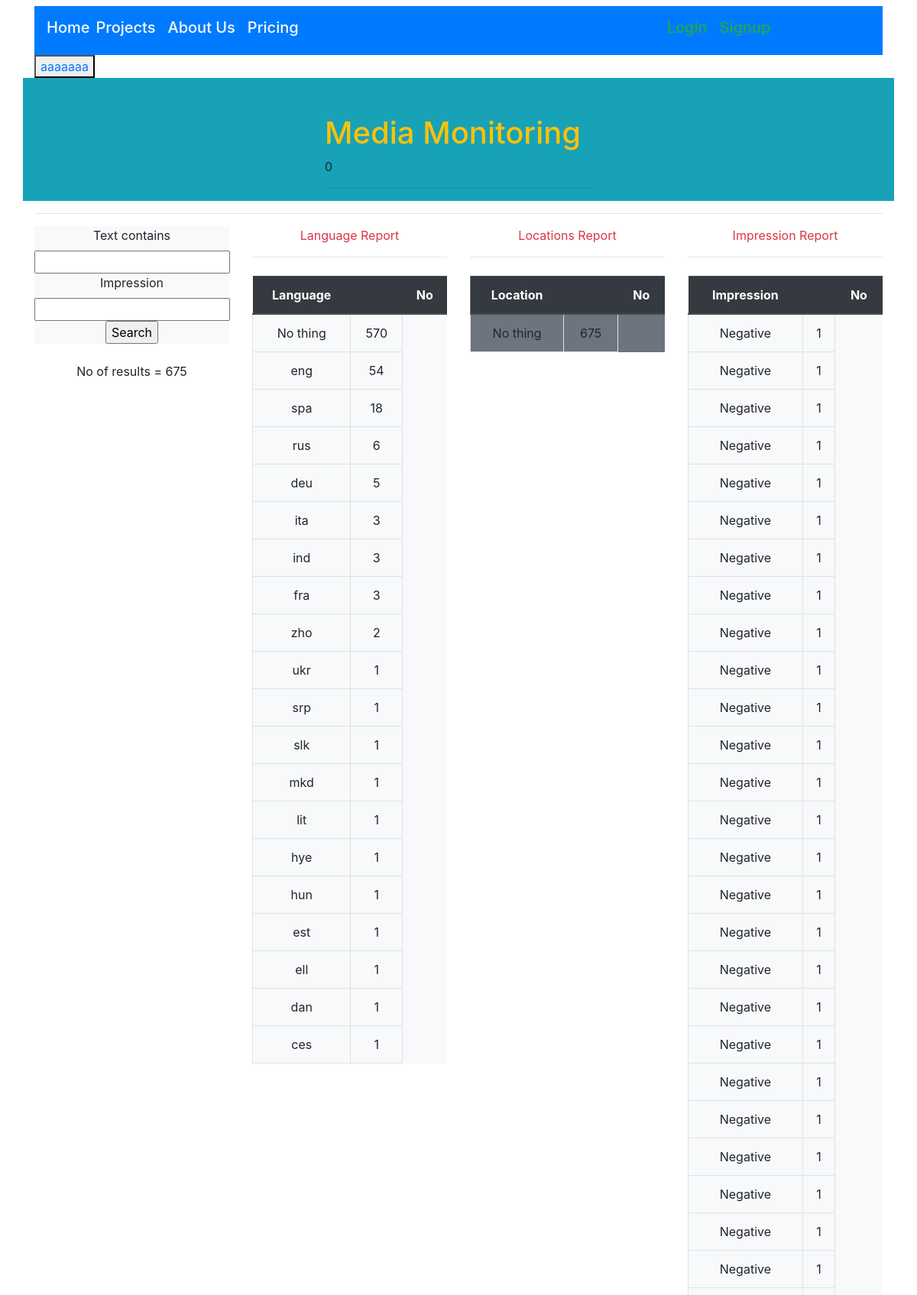
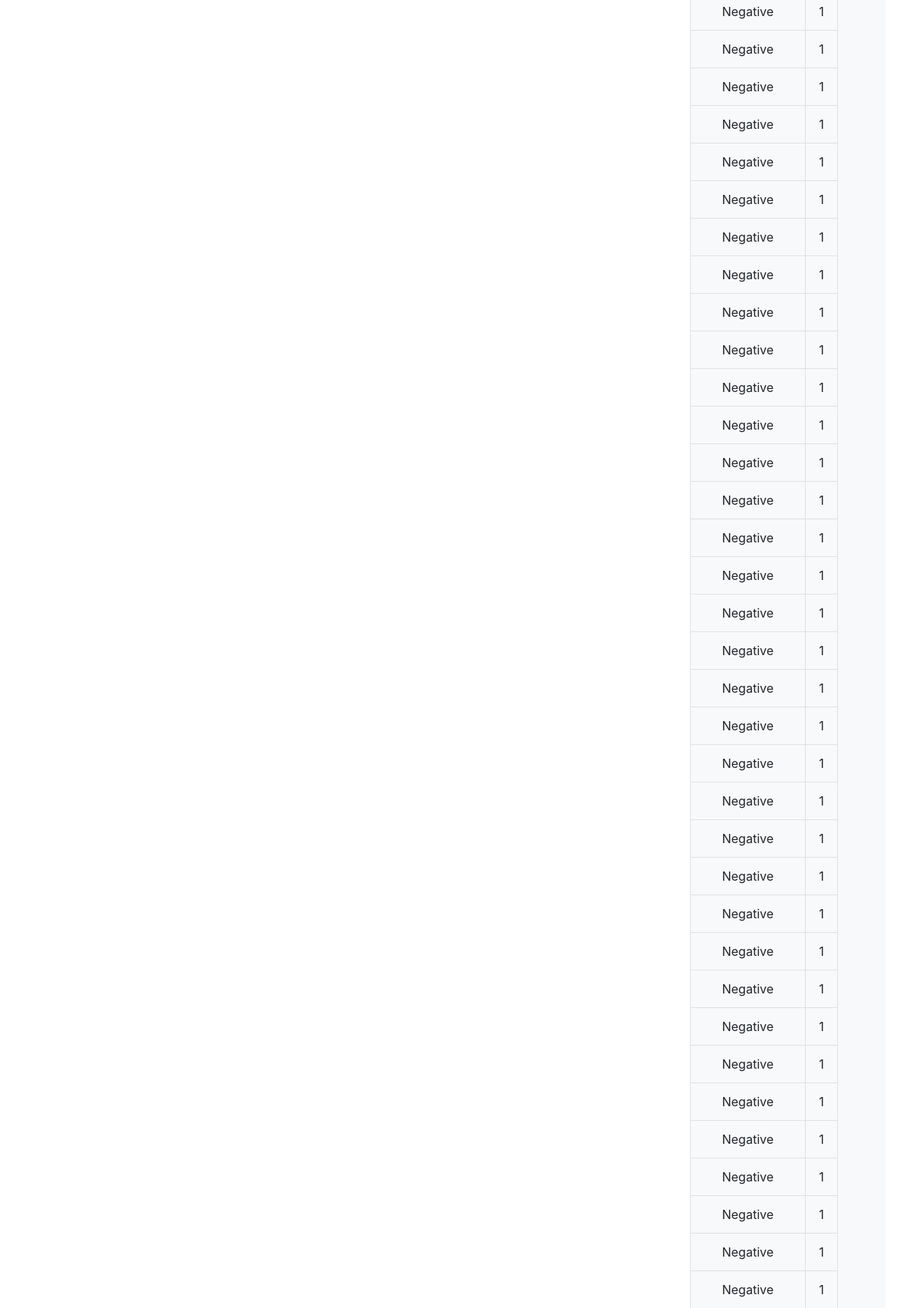
The app's page /fin/anova10/ (upper part) with its own data (2 pictures, top to bottom).
### fin/models.py (models this page shows, shortened)
class textstream(models.Model):
    source = models.CharField("Source",max_length=200)
    mytext = models.TextField("Text",null=True,blank=True)
    impression = models.CharField("Impression",max_length=2000,default="Neutral")
    emotion = models.CharField("Emotion",max_length=200,default="No thing")
    score = models.IntegerField(default=0)
    mylength = models.IntegerField(null=True,blank=True)
    frequency = models.IntegerField(null=True,blank=True)
    lang = models.CharField("Language",max_length=20,default="No thing")
    location = models.CharField("Location",max_length=20,default="No thing")
    note = models.CharField("Note",max_length=20,default="")
    creationdate = models.DateTimeField(auto_now_add=True)
    textdomain = models.CharField("Domain",max_length=200,default="No thing")
    search = models.ForeignKey(search,on_delete=models.CASCADE,related_name='search_texts',verbose_name ='Search',default=defaultsearch)
    keyword1 = models.CharField("keyword1",max_length=200,null=True,blank=True)
    keyword2 = models.CharField("keyword2",max_length=200,null=True,blank=True)
    maxitems = models.IntegerField(default=10)
    creator = models.ForeignKey(User,on_delete=models.CASCADE,related_name='user_textstream',verbose_name ='Creator')
    class Meta:
        ordering = ['-creationdate']

### fin/views.py (the view)
# urls.py: path('anova10/', views.anova, name='anova10'),
def anova(request):
    mysearch = textstream.objects.all()
    alltext = textstream.objects.all()
    pos = sentmentlist.objects.filter(imporession='Positive').values_list('myword')
    posall = sentmentlist.objects.filter(imporession='Positive')
    poslist=posall.values_list('imporession', flat=True)
    negall = sentmentlist.objects.filter(imporession='Negative')
    neglist=negall.values_list('imporession', flat=True)
    text1 = textstream.objects.filter(impression='Neutral').exclude(frequency=5)[0:1000]
    for text in text1:
        text.frequency = 5
        texts = text.mytext.split()
        for word in texts:
            if word.lower() in poslist:
                text.impression = 'Positive'
            elif word.lower() in neglist:
                text.impression = 'Negative'
        text.save()
    fre5 = textstream.objects.filter(impression='Neutral').exclude(frequency=5)
    myfilter = textstreamFilter(request.GET,queryset=mysearch)
    mysearch = myfilter.qs
    paginator = Paginator(mysearch,20)
    page = request.GET.get('page')
    try:
        opps = paginator.page(page)
    except PageNotAnInteger:
        opps = paginator.page(1)
    except EmptyPage:
        opps = paginator.page(paginator.num_pages)
    languager =  mysearch.values('lang').annotate(Total=Count('id')).order_by('-Total')[0:20]
    languageall = alltext.values('lang').annotate(Total=Count('id')).order_by('-Total')[0:20]
    locationr = mysearch.values('location').annotate(Total=Count('id')).order_by('-Total')[0:20]
    locationall = alltext.values('location').annotate(Total=Count('id')).order_by('-Total')[0:20]
    impr = mysearch.values('impression').annotate(Total=Count('id'))
    impall = alltext.values('impression').annotate(Total=Count('id'))
    emotionnull = textstream.objects.filter(emotion='No thing').exclude(impression='No thing')[0:50]
    for em in emotionnull:
        em.emotion = em.impression
        em.save()
    emall = alltext.values('emotion').annotate(Total=Count('id'))
    emotionnull = textstream.objects.filter(emotion='No thing').exclude(impression='No thing')
    context = {'fre5':fre5,'poslist':poslist,'posall':posall,'negall':negall,'pos':pos,'emotionnull':emotionnull,'emall':emall,'impr':impr,'impall':impall,'locationr':locationr,'locationall':locationall,'languageall':languageall,'mysearch':mysearch,'opps':opps,'myfilter':myfilter,'languager':languager}
    return render(request, 'fin/textstream.html',context)

### fin/templates/fin/textstream.html (shortened to what this page needs)
{% extends 'fin/base.html' %}
{% load crispy_forms_tags %}
{% block content %}
<div class="container ">
  <button> <a href="{% url 'admin:index'%} "> aaaaaaa </a>  </button>
<div class="row bg-info">
  <div class="col-4">
  </div>
  <div class="col-4">
    <h1 class="mt-5 text-warning">Media Monitoring</h1>
    {{fre5.count}}
    <hr>
  </div>
  <div class="col-4">
  </div>
  </div>
  <hr>
  <div class="row">
  <div class="col-3 ">
      <div class="bg-light">
          <form class="text-center"  method="GET">
            {{myfilter.form|crispy}}
            <input type="submit" name="" value="Search">
          </form>
      </div>
          <br>
      <p class="text-center">No of results = {{mysearch.count}}</p>
  </div>
  <div class="col-3 ">
      <p class="text-center text-danger">Language Report</p>
      <hr>
      <table class="table mt-4 bg-light">
          <thead class="thead-dark">
        <tr>
          <th class="text-center">Language<th>
          <th class="text-center">No</th>
        </tr>
        {% for xx in languager %}
        <tr>
        <td class="border text-center">{{xx.lang}}</td>
        <td class="border text-center">{{xx.Total}}</td>
        </tr>
        {% endfor %}
      </table>
  <br>
  </div>
  <div class="col-3 ">
<p class="text-center text-danger">Locations Report</p>
<hr>
<table class="table mt-4 bg-secondary">
    <thead class="thead-dark">
  <tr>
    <th class="text-center">Location<th>
    <th class="text-center">No</th>
  </tr>
{% for xx in locationr %}
  <tr>
  <td class="border text-center">{{xx.location}}</td>
  <td class="border text-center">{{xx.Total}}</td>
  </tr>
{% endfor %}
</table>
  </div>
<div class="col-3">
<p class="text-center text-danger">Impression Report</p>
<hr>
<table class="table mt-4 bg-light">
    <thead class="thead-dark">
  <tr>
    <th class="text-center">Impression<th>
    <th class="text-center">No</th>
  </tr>
{% for gg in impr %}
  <tr>
  <td class="border text-center">{{gg.impression}}</td>
  <td class="border text-center">{{gg.Total}}</td>
  </tr>
{% endfor %}
</table>
  </div>
</div>
<br>
<br>
<br>
</div>
  </body>
{% endblock %}

### fin/templates/fin/base.html (shortened to what this page needs)
<!DOCTYPE html>
{% load crispy_forms_tags %}
<html lang="en" dir="ltr">
  <head>
<link rel="stylesheet" href="https://stackpath.bootstrapcdn.com/bootstrap/4.5.0/css/bootstrap.min.css">
</head>
  <body>
  <div class="container mt-2">
    <nav class="navbar navbar-expand-lg navbar-light bg-primary ">
  <a class="navbar-item text-light h5" href="{% url 'home' %} " >Home</a>
  <div class="collapse navbar-collapse" id="navbarSupportedContent">
    <ul class="navbar-nav mr-auto">
      <li class="nav-item active">
        <a class="nav-link text-light h5" href="{% url 'projectlist' %}">Projects <span class="sr-only">(current)</span></a>
      </li>
      <li class="nav-item active">
        <a class="nav-link text-light h5" href="">About Us</a>
      </li>
      <li class="nav-item active">
        <a class="nav-link text-light h5" href="">Pricing<span class="sr-only">(current)</span></a>
      </li>
      <li class="nav-item dropdown">
        <a class="nav-link dropdown-toggle text-primary h5" href="#" id="navbarDropdown" role="button" data-toggle="dropdown" aria-haspopup="true" aria-expanded="false">
        </a>
      </li>
<li class="nav-item dropdown">
  <a class="nav-link dropdown-toggle text-primary h5" href="#" id="navbarDropdown" role="button" data-toggle="dropdown" aria-haspopup="true" aria-expanded="false">
  </a>
</li>
{% if user.username %}
<button  class="btn btn-outline-primary " style="font-weight: bold;text-align:right;">{{user.username}}</a></button>
<a class="nav-link text-primary h5 " style="font-weight: bold;text-align:right;" href="{% url 'logout' %}">Logout<span class="sr-only">(current)</span></a>
{% else %}
<a class="nav-link text-primary h5 p-2" href="{% url 'login' %}">Login<span class="sr-only">(current)</span></a>
<a class="nav-link text-primary h5 p-2" href="{% url 'accounts:signup' %}">Signup<span class="sr-only">(current)</span></a>
{% endif %}
{% if user.username %}
<button  class="btn btn-outline-primary " style="font-weight: bold;text-align:right;">{{user.username}}</a></button>
<a class="nav-link text-primary h5 " style="font-weight: bold;text-align:right;" href="{% url 'logout' %}">Logout<span class="sr-only">(current)</span></a>
{% else %}
<a class="nav-link text-primary h5 p-2" href="{% url 'login' %}">Login<span class="sr-only">(current)</span></a>
<a class="nav-link text-primary h5 p-2" href="{% url 'accounts:signup' %}">Signup<span class="sr-only">(current)</span></a>
{% endif %}
{% if user.username %}
<button  class="btn btn-outline-warning " style="font-weight: bold;text-align:right;">{{user.username}}</a></button>
<a class="nav-link text-dark h5 " style="font-weight: bold;text-align:right;" href="{% url 'logout' %}">Logout<span class="sr-only">(current)</span></a>
{% else %}
<a class="nav-link text-success h5 p-2" href="{% url 'login' %}">Login<span class="sr-only">(current)</span></a>
<a class="nav-link text-success h5 p-2" href="{% url 'accounts:signup' %}">Signup<span class="sr-only">(current)</span></a>
{% endif %}
</nav>
</div>
{% block content %}
  {% endblock %}
  </body>
</html>

### records on screen
textstream: lang "No thing", Total "570"
textstream: lang "ita", Total "3"
textstream: lang "ind", Total "3"
textstream: lang "fra", Total "3"
textstream: lang "ukr", Total "1"
textstream: lang "srp", Total "1"
textstream: lang "slk", Total "1"
textstream: lang "mkd", Total "1"
textstream: lang "lit", Total "1"
textstream: lang "hye", Total "1"
textstream: lang "hun", Total "1"
textstream: lang "est", Total "1"
textstream: lang "ell", Total "1"
textstream: lang "dan", Total "1"
textstream: lang "ces", Total "1"
textstream: location "No thing", Total "675"

### other values on screen
{{ fre5.count }} "0"
{{ mysearch.count }} "675"
{{ xx.lang }} "eng" "spa" "rus" "deu" "zho"
{{ xx.Total }} "54" "18" "6" "5" "2"
{{ gg.impression }} "Negative" "Negative" "Negative" "Negative" "Negative" "Negative" "Negative" "Negative" "Negative" "Negative" "Negative" "Negative" "Negative" "Negative" "Negative" "Negative" "Negative" "Negative" "Negative" "Negative" "Negative" "Negative" "Negative" "Negative" "Negative" "Negative" "Negative" "Negative" "Negative" "Negative" "Negative" "Negative" "Negative" "Negative" "Negative" "Negative" "Negative" "Negative" "Negative" "Negative" "Negative" "Negative" "Negative" "Negative" "Negative" "Negative" "Negative" "Negative" "Negative" "Negative" "Negative" "Negative" "Negative" "Negative" "Negative" "Negative" "Negative" "Negative" "Negative" "Negative" "Negative"
{{ gg.Total }} "1" "1" "1" "1" "1" "1" "1" "1" "1" "1" "1" "1" "1" "1" "1" "1" "1" "1" "1" "1" "1" "1" "1" "1" "1" "1" "1" "1" "1" "1" "1" "1" "1" "1" "1" "1" "1" "1" "1" "1" "1" "1" "1" "1" "1" "1" "1" "1" "1" "1" "1" "1" "1" "1" "1" "1" "1" "1" "1" "1" "1"
